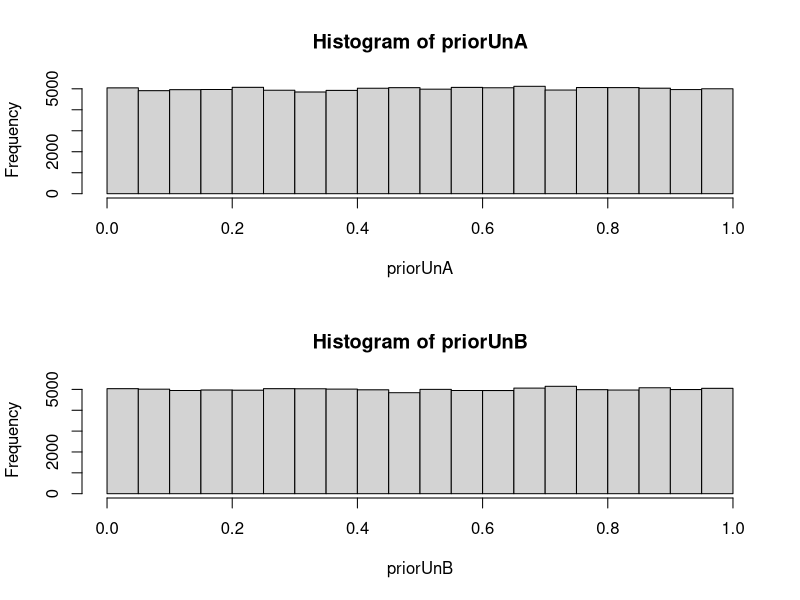
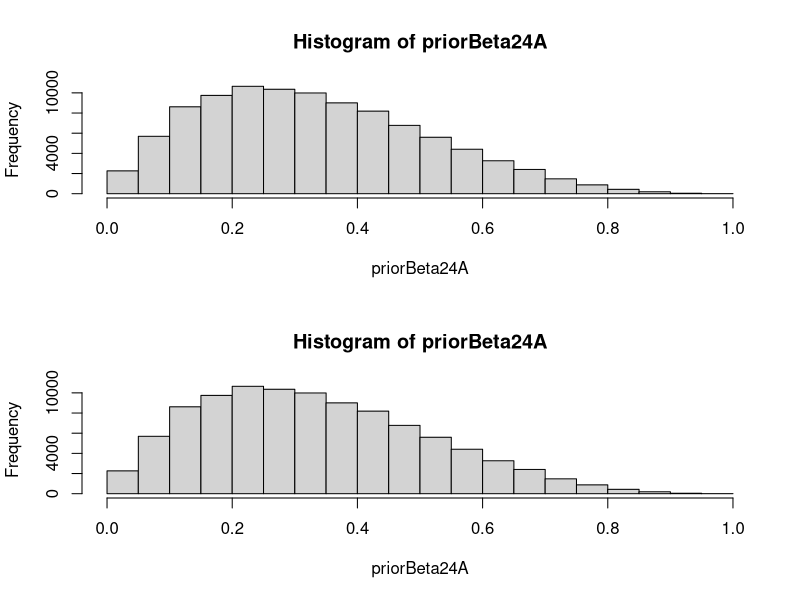
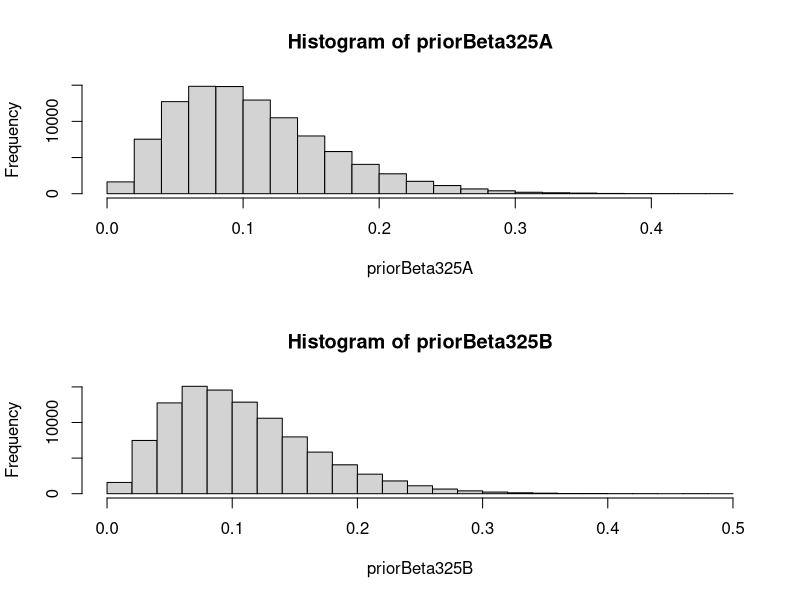
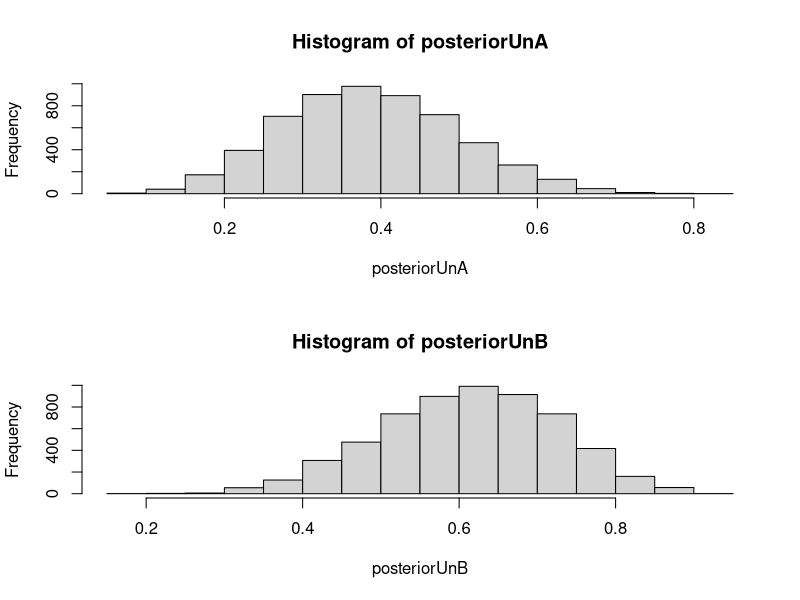
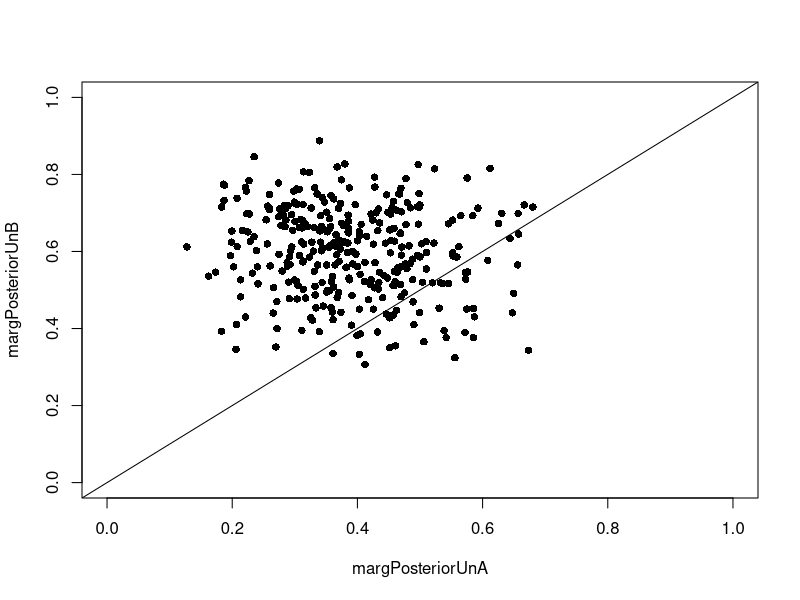
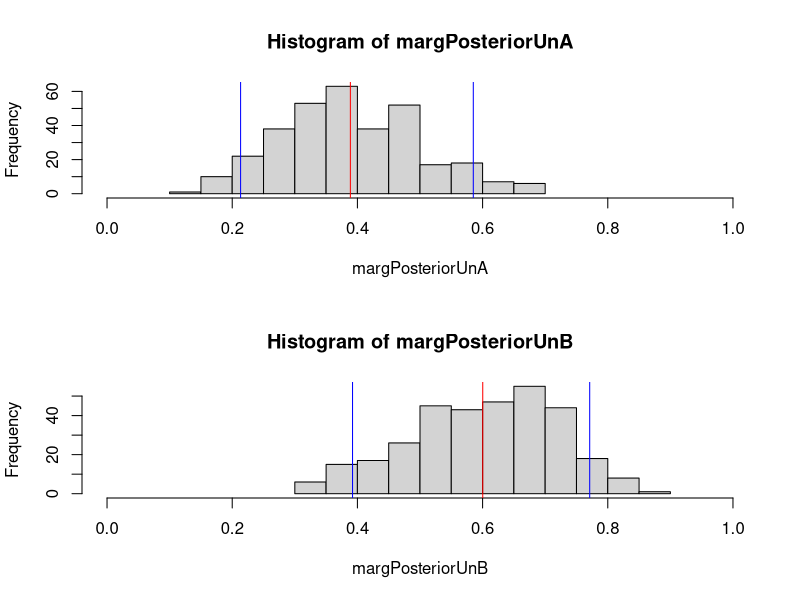
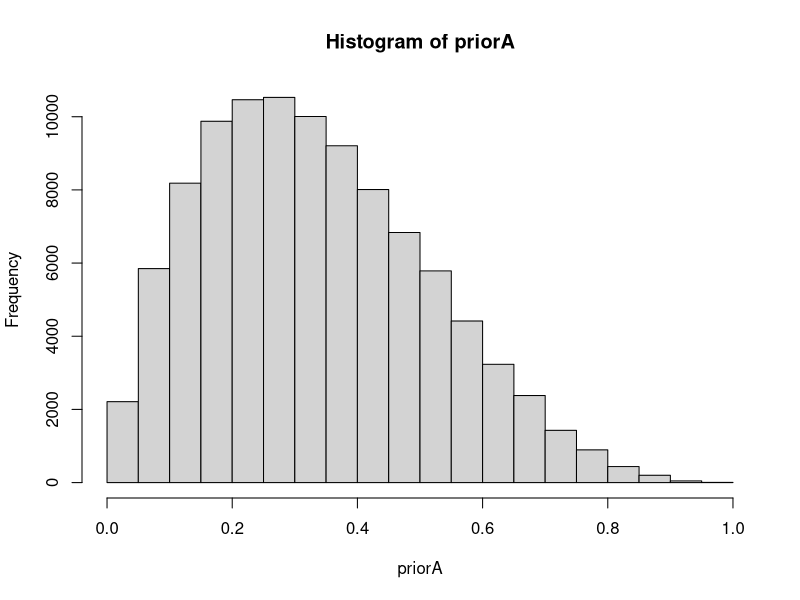
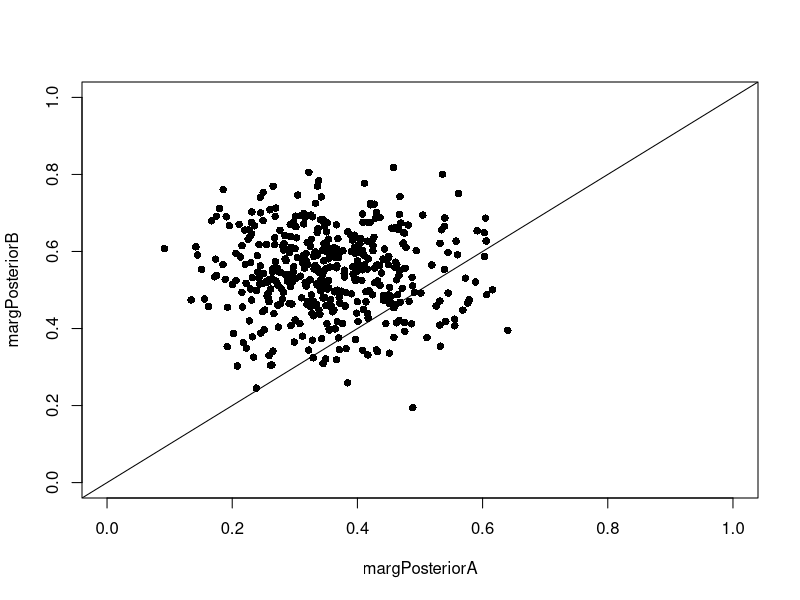

Source code (R) for these figures, in order:
## ---- chunk 1
knitr::opts_chunk$set(echo = TRUE)
## ---- chunk 2
# Simulate n random draws from the different priors
n = 100000

par(mfrow=c(2,1))
# uninformative prior:
priorUnA <- runif(n)
hist(priorUnA) # Eyball the prior
priorUnB <- runif(n)
hist(priorUnB) # Eyball the prior


# beta(2, 4) prior
priorBeta24A <- rbeta(n, 2, 4)
hist(priorBeta24A)
priorBeta24B <- rbeta(n, 2, 4)
hist(priorBeta24A)


# beta(3, 25) prior
priorBeta325A <- rbeta(n, 3, 25)
hist(priorBeta325A)
priorBeta325B <- rbeta(n, 3, 25)
hist(priorBeta325B)


# Define the generative model of uninformative prior:
generativemodelUnA <- function(theta) {
  rbinom(1, 16, theta)
}
generativemodelUnB <- function(theta) {
  rbinom(1, 16, theta)
}


# Simulate and store data from uninformative prior: 
simdataUnA <- rep(NA, n)
for(i in 1:n) {
  simdataUnA[i] <- generativemodelUnA(priorUnA[i])
}
simdataUnB <- rep(NA, n)
for(i in 1:n) {
  simdataUnB[i] <- generativemodelUnA(priorUnB[i])
}

# Filter out all draws that do not match the data of the uniform prior:
posteriorUnA <- priorUnA[simdataUnA == 6]
hist(posteriorUnA)
length(posteriorUnA)
posteriorUnB <- priorUnB[simdataUnB == 10]
hist(posteriorUnB)
length(posteriorUnB)

# Condition on observed data
ind = ( (simdataUnA==6) & (simdataUnB==10) )
ind[1:20]
margPosteriorUnA <- priorUnA[ind]
margPosteriorUnB <- priorUnB[ind]

# evaluate results
par(mfrow=c(1,1))
plot(margPosteriorUnA, margPosteriorUnB, cex=1, pch=16, xlim=c(0,1), ylim=c(0,1))
abline(0,1)

par(mfcol=c(2,1))
hist(margPosteriorUnA,xlim=0:1)
abline(v=mean(margPosteriorUnA),col="red")
abline(v=quantile(margPosteriorUnA,c(0.05,0.95)),col="blue")
hist(margPosteriorUnB,xlim=0:1)
abline(v=mean(margPosteriorUnB),col="red")
abline(v=quantile(margPosteriorUnB,c(0.05,0.95)),col="blue")
par(mfcol=c(1,1))
## ---- chunk 3
# number of samples
nSamples = 100000

# Data
asked    = 16 # number of asked/invited people
SingnupA =  6 # number of signups with method A
SingnupB = 10 # number of signups with method B

# Simulate prior
# Case 1
priorA = runif(nSamples,0,1)
priorB = runif(nSamples,0,1)
# Case 2
priorA = rbeta(nSamples,2,4)
priorB = rbeta(nSamples,2,4)
# Case 3
# priorA = rbeta(nSamples,3,25)
# priorB = rbeta(nSamples,3,25)
hist(priorA)

# Simulate generative model (likelihood)
simSingnupA = rbinom(nSamples,asked,priorA)
simSingnupB = rbinom(nSamples,asked,priorB)

# Condition on observed data
ind = ( (simSingnupA==SingnupA) & (simSingnupB==SingnupB) )

margPosteriorA = priorA[ind]
margPosteriorB = priorB[ind]

# evaluate results
par(mfrow=c(1,1))
plot(margPosteriorA,margPosteriorB,cex=1,pch=16,xlim=c(0,1),ylim=c(0,1))
abline(0,1)

par(mfcol=c(2,1))
hist(margPosteriorA, xlim=0:1)
abline(v=mean(margPosteriorA),col="red")
abline(v=quantile(margPosteriorA,c(0.05,0.95)),col="blue")
hist(margPosteriorB, xlim=0:1)
abline(v=mean(margPosteriorB),col="red")
abline(v=quantile(margPosteriorB,c(0.05,0.95)),col="blue")
par(mfcol=c(1,1))
print(mean(margPosteriorA)); mean(margPosteriorB)
## ---- chunk 4
# number of samples
n <- 100000

# Signups
asked <- 32
signupA <- 12
signupB <- 20

# Simulate just the prior you wish to investigate:
## uniform prior
priorA <- runif(n, 0, 1)
priorB <- runif(n, 0, 1)

## beta(2,4) prior
priorA <- rbeta(n, 2, 4)
priorB <- rbeta(n, 2, 4)

## beta(3, 25) prior
priorA <- rbeta(n, 10, 20)
priorB <- rbeta(n, 10, 20)

# simulate generative model
simSignupA <- rbinom(n, asked, priorA)
simSignupB <- rbinom(n, asked, priorB)

# condition on observed data
ind <- ( (simSignupA == signupA) & (simSignupB == signupB) )

margPosteriorA <- priorA[ind]
margPosteriorB <- priorB[ind]

# inspect results
par(mfrow=c(1,1))
plot(margPosteriorA, margPosteriorB, xlim = c(0, 1), ylim = c(0, 1))
abline(0, 1)

par(mfrow=c(2, 1))
hist(margPosteriorA, xlim=0:1)
abline(v = mean(margPosteriorA), col = 'red')
abline(v = quantile(margPosteriorA, probs = c(0.05, 0.95)), col = 'blue')

hist(margPosteriorB, xlim = 0:1)
abline(v = mean(margPosteriorB), col = 'red')
abline(v = quantile(margPosteriorB, probs = c(0.05, 0.95)), col = 'blue')

print(paste('Mean marginal PosteriorA:', round(mean(margPosteriorA), 4)))
print(paste('Mean marginal PosteriorB:', round(mean(margPosteriorB), 4)))
